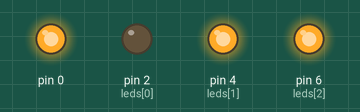
This sketch was run on a simulated Arduino Uno, built with avr-gcc and run on an emulated ATmega328P. Parts: output pins drawn as LEDs (lit = HIGH).

Above: at 0.5 s.
At 1.5 s:
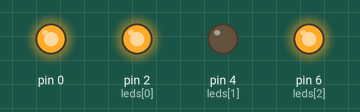
At 2.5 s:
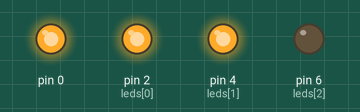
At 3.5 s:
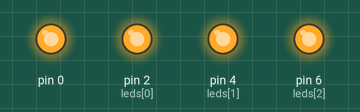
Timing chart, 0 to 4.6 s (numbered marks = the images above):
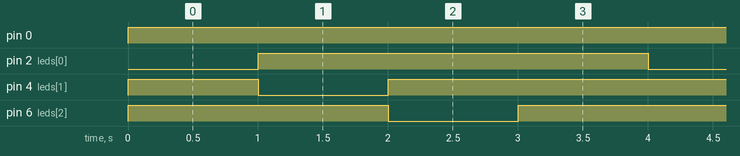

Measured:
- by itself, pin 0: LOW → HIGH at 0.00 s
- by itself, pin 2 (leds[0]): alternates HIGH for 3.0 s and LOW for 1.0 s
- by itself, pin 4 (leds[1]), pin 6 (leds[2]): repeats every 4.0 s: LOW 1.0 s, HIGH 3.0 s

The sketch:

main.ino
```cpp
#include <Arduino.h>

using low_int = unsigned short int;
const low_int leds[] = {2, 4, 6};
const low_int max_leds_range[] = {2, 13};
low_int led_being_handled = 0;

void shutdown_outputs();
void setup();
void loop();

void shutdown_outputs()
{
    for (low_int index = max_leds_range[0]; index <= max_leds_range[1]; index++)
    {
        digitalWrite(index, LOW);
    }
}

void setup()
{
    for (low_int index = 0; index < sizeof(leds); index++)
    {
        pinMode(leds[index], OUTPUT);
    }
}

void loop()
{
    shutdown_outputs();
    if (led_being_handled == sizeof(leds) - 2) led_being_handled = 0;
    for (low_int index = 0; index < sizeof(leds); index++)
    {
        if (index != led_being_handled)
        {
            digitalWrite(leds[index], HIGH);
        }
    }
    led_being_handled += 1;
    delay(1000);
}
```
